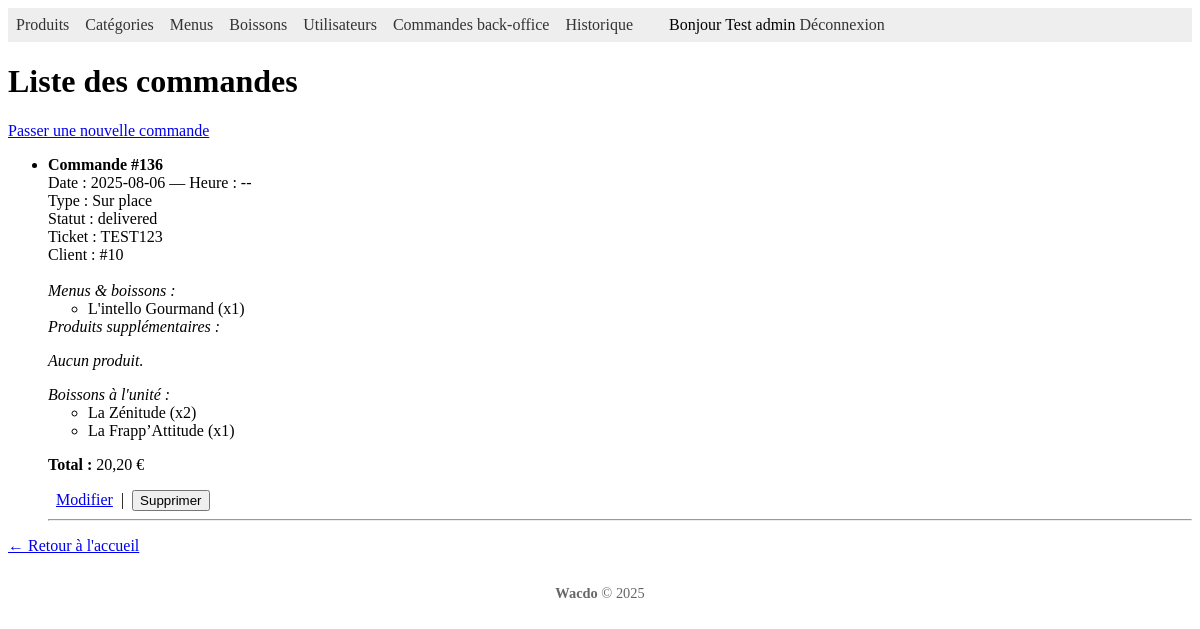
Page /index.php?section=commande (signed in) on the earlier database version.
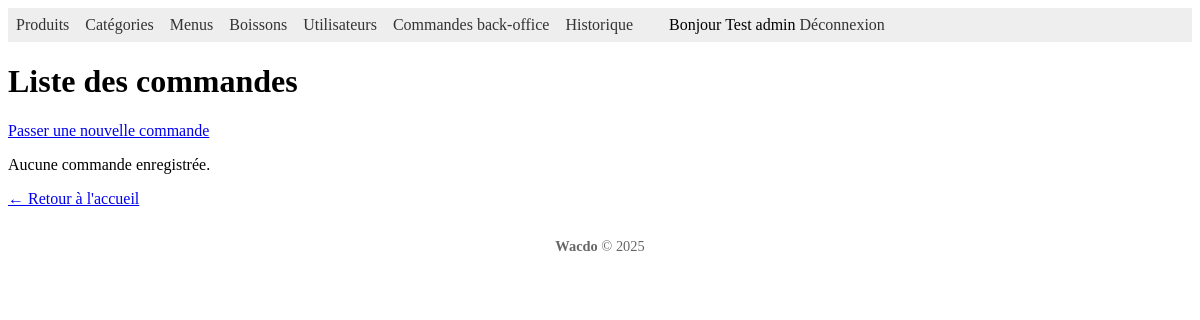
Same page on the later database version.
### tables this page shows
CREATE TABLE IF NOT EXISTS `commande` (
  `order_id` int NOT NULL AUTO_INCREMENT,
  `order_date_commande` date NOT NULL,
  `order_created_at` datetime NOT NULL DEFAULT CURRENT_TIMESTAMP,
  `order_heure_livraison` time DEFAULT NULL,
  `order_statut_commande` varchar(32) NOT NULL DEFAULT 'en_preparation',
  `order_numero_ticket` varchar(20) NOT NULL,
  `order_type` enum('sur_place','a_emporter','livraison') NOT NULL DEFAULT 'sur_place',
  `user_id` int DEFAULT NULL,
  `livreur_id` int DEFAULT NULL,
  PRIMARY KEY (`order_id`),
  UNIQUE KEY `uq_commande_ticket_par_jour` (`order_date_commande`,`order_numero_ticket`),
  KEY `ix_commande_statut` (`order_statut_commande`),
  KEY `ix_commande_livreur_stat` (`livreur_id`,`order_statut_commande`),
  KEY `ix_commande_user_stat` (`user_id`,`order_statut_commande`)
);

CREATE TABLE IF NOT EXISTS `commande_boisson` (
  `commande_boisson_id` int NOT NULL AUTO_INCREMENT,
  `order_id` int NOT NULL,
  `boisson_id` int NOT NULL,
  `order_boisson_quantite` int NOT NULL DEFAULT '1',
  PRIMARY KEY (`commande_boisson_id`),
  KEY `fk_commande_boisson__order_id_cascade_20250815` (`order_id`),
  KEY `fk_commande_boisson__boisson_id_restrict_20250815` (`boisson_id`)
);

CREATE TABLE IF NOT EXISTS `boisson` (
  `boisson_id` int NOT NULL AUTO_INCREMENT,
  `boisson_nom` varchar(100) NOT NULL,
  `boisson_description` varchar(255) DEFAULT NULL,
  `boisson_prix` decimal(8,2) NOT NULL DEFAULT '0.00',
  `boisson_image_url` varchar(255) DEFAULT NULL,
  `boisson_disponibilite` tinyint(1) NOT NULL DEFAULT '1',
  PRIMARY KEY (`boisson_id`)
);

### controller/CommandeController.php (called while the page is built, shortened)
<?php
require_once __DIR__ . '/../model/Commande.php';
require_once __DIR__ . '/../model/CommandeMenu.php';
require_once __DIR__ . '/../model/CommandeProduit.php';
require_once __DIR__ . '/../model/CommandeBoisson.php';
require_once __DIR__ . '/../model/Menu.php';
require_once __DIR__ . '/../model/Boisson.php';
$cmdM = new Commande();
$bM   = new Boisson();
$cmM  = new CommandeMenu();
$cpM  = new CommandeProduit();
$cbM  = new CommandeBoisson();
$role   = $_SESSION['user']['role_id'] ?? null;
$all = $cmdM->getAll();
if ($role === 2)      $commandes = array_filter($all, fn($c) => $c['order_statut_commande'] === 'en_preparation');
elseif ($role === 4) {
    $uid = $_SESSION['user']['user_id'];
    $commandes = array_filter($all, function ($c) use ($uid) {
        return $c['order_statut_commande'] === 'en_livraison'
            && $c['livreur_id'] === $uid;
    });
} else $commandes = array_filter($all, fn($c) => !in_array($c['order_statut_commande'], ['servie', 'livree'], true));
$menusParCommande = [];
$produitsParCommande = [];
$boissonsUniteParCommande = [];
$boissonMap = [];
$boissonsParCommande = [];
foreach ($bM->getAll() as $b) $boissonMap[$b['boisson_id']] = $b;
foreach ($commandes as $c) {
    $oid = $c['order_id'];
    $mrows = $cmM->getMenusByCommande($oid);
    $menusParCommande[$oid] = $mrows;
    $prows = $cpM->getProduitsByCommande($oid);
    $produitsParCommande[$oid] = $prows;
    $boissonsUniteParCommande[$oid] = $cbM->getBoissonsByCommande($oid);
    $boissonsParCommande[$oid] = $c['boisson_id'] ? $bM->get($c['boisson_id']) : null;
}
require __DIR__ . '/../view/commande_list.php';

### lib/Database.php (called while the page is built)
<?php
class Database
{
    public static function connect()
    {
        $cfg = require __DIR__ . '/../config/db.php';
        $dsn = sprintf(
            'mysql:host=%s;port=%d;dbname=%s;charset=utf8',
            $cfg['host'],
            $cfg['port'],
            $cfg['database']
        );
        $db = new PDO(
            $dsn,
            $cfg['username'],
            $cfg['password']
        );
        $db->setAttribute(PDO::ATTR_ERRMODE, PDO::ERRMODE_EXCEPTION);
        return $db;
    }
}

### model/Model.php (called while the page is built, shortened)
<?php
require_once __DIR__ . '/../lib/Database.php';
class Model
{
    public function __construct(?\PDO $pdo = null)
    {
        $this->db = $pdo ?? Database::connect();
    }
}

### model/Commande.php (called while the page is built, shortened)
<?php
require_once 'Model.php';
require_once __DIR__ . '/CommandeMenu.php';
require_once __DIR__ . '/CommandeProduit.php';
require_once __DIR__ . '/CommandeBoisson.php';
require_once __DIR__ . '/Menu.php';
require_once __DIR__ . '/Boisson.php';
class Commande extends Model
{
    public function getAll(): array
    {
        return $this->db
            ->query("SELECT * FROM commande ORDER BY order_date_commande DESC, order_heure_livraison ASC")
            ->fetchAll(PDO::FETCH_ASSOC);
    }
    public function getTotal(int $orderId): float
    {
        $total = 0.0;
        $cm = new CommandeMenu();
        $m  = new Menu();
        foreach ($cm->getMenusByCommande($orderId) as $row) {
            $menu = $m->get((int)$row['menu_id']);
            $total += ($menu['menu_prix'] ?? 0) * (int)$row['order_menu_quantite'];
        }
        $cp = new CommandeProduit();
        $p  = new Produit();
        foreach ($cp->getProduitsByCommande($orderId) as $row) {
            $prod = $p->get((int)$row['product_id']);
            $total += ($prod['product_prix'] ?? 0) * (int)$row['order_product_quantite'];
        }
        $cb = new CommandeBoisson();
        $bM = new Boisson();
        foreach ($cb->getBoissonsByCommande($orderId) as $row) {
            $bo = $bM->get((int)$row['boisson_id']);
            $q  = (int)$row['order_boisson_quantite'];
            $total += ($bo['boisson_prix'] ?? 0) * $q;
        }
        return $total;
    }
}

### config/statuses.php (called while the page is built)
<?php
return [
'en_preparation' => 'En cours de préparation',
'pret' => 'Prête',
'servie' => 'Servie',
'en_livraison' => 'En livraison',
'livree' => 'Livrée',
];
?>

### model/CommandeMenu.php (called while the page is built, shortened)
<?php
require_once 'Model.php';
class CommandeMenu extends Model
{
    public function getMenusByCommande(int $order_id): array
    {
        $sql = "SELECT * FROM commande_menu WHERE order_id = ?";
        $stmt = $this->db->prepare($sql);
        $stmt->execute([$order_id]);
        return $stmt->fetchAll(PDO::FETCH_ASSOC);
    }
}

### model/CommandeBoisson.php (called while the page is built, shortened)
<?php
require_once 'Model.php';
class CommandeBoisson extends Model
{
    public function getBoissonsByCommande(int $orderId): array
    {
        $sql = "
            SELECT
            commande_boisson_id,
            order_id,
            boisson_id,
            quantity       AS order_boisson_quantite
            FROM commande_boisson
            WHERE order_id = ?
        ";
        $stmt = $this->db->prepare($sql);
        $stmt->execute([$orderId]);
        return $stmt->fetchAll(PDO::FETCH_ASSOC);
    }
}

### model/Boisson.php (called while the page is built, shortened)
<?php
require_once 'Model.php';
class Boisson extends Model
{
    public function getAll()
    {
        $stmt = $this->db->query("SELECT * FROM boisson");
        return $stmt->fetchAll(PDO::FETCH_ASSOC);
    }
    public function get($id)
    {
        $sql = "SELECT * FROM boisson WHERE boisson_id = ?";
        $stmt = $this->db->prepare($sql);
        $stmt->execute([$id]);
        return $stmt->fetch(PDO::FETCH_ASSOC);
    }
}

### model/Menu.php (called while the page is built, shortened)
<?php
require_once 'Model.php';
class Menu extends Model
{
    public function get($id)
    {
        $sql = "SELECT * FROM menu WHERE menu_id = ?";
        $stmt = $this->db->prepare($sql);
        $stmt->execute([$id]);
        return $stmt->fetch(PDO::FETCH_ASSOC);
    }
}

### model/CommandeProduit.php (called while the page is built, shortened)
<?php
require_once 'Model.php';
class CommandeProduit extends Model
{
    public function getProduitsByCommande($order_id)
    {
        $sql = "SELECT * FROM commande_produit WHERE order_id = ?";
        $stmt = $this->db->prepare($sql);
        $stmt->execute([$order_id]);
        return $stmt->fetchAll(PDO::FETCH_ASSOC);
    }
}
?>

### view/commande_list.php (the view, shortened to what this page needs)
<?php include __DIR__ . '/header.php'; ?>
<h1>Liste des commandes</h1>
<p>
    <?php if (in_array($_SESSION['user']['role_id'], [1, 3], true)): ?>
        <a href="index.php?section=commande&action=add">Passer une nouvelle commande</a>
    <?php endif; ?>
</p>
<?php if (empty($commandes)): ?>
    <p>Aucune commande enregistrée.</p>
<?php else: ?>
    <ul>
        <?php foreach ($commandes as $cmd):
            $oid    = (int) $cmd['order_id'];
            $type   = $cmd['order_type'];
            $role   = $_SESSION['user']['role_id'];
        ?>
            <li>
                <strong>Commande #<?= $oid ?></strong><br>
                Date : <?= htmlspecialchars($cmd['order_date_commande'], ENT_QUOTES) ?> —
                Heure : <?= htmlspecialchars($cmd['order_heure_livraison'] ?: '--', ENT_QUOTES) ?><br>
                Type : <?php
                        switch ($type) {
                            default:
                                echo 'Sur place';
                                break;
                        }
                        ?><br>
                Statut : <?= htmlspecialchars($STATUT_LABELS[$cmd['order_statut_commande']] ?? $cmd['order_statut_commande'], ENT_QUOTES) ?><br>
                Ticket : <?= htmlspecialchars($cmd['order_numero_ticket'], ENT_QUOTES) ?><br>
                Client : #<?= (int) $cmd['user_id'] ?><br><br>
                <em>Menus & boissons :</em>
                <?php if (!empty($menusParCommande[$oid])): ?>
                    <ul>
                        <?php foreach ($menusParCommande[$oid] as $m): ?>
                            <li>
                                <?= htmlspecialchars($m['menu_nom'], ENT_QUOTES) ?> (x<?= (int) $m['order_menu_quantite'] ?>)
                            </li>
                        <?php endforeach; ?>
                    </ul>
                <?php else: ?>
                    <p><em>Aucun menu.</em></p>
                <?php endif; ?>
                <em>Produits supplémentaires :</em>
                <?php if (!empty($produitsParCommande[$oid])): ?>
                    <ul>
                        <?php foreach ($produitsParCommande[$oid] as $p): ?>
                            <li>
                                <?= htmlspecialchars($p['product_nom'], ENT_QUOTES) ?> (x<?= (int) $p['order_product_quantite'] ?>)
                            </li>
                        <?php endforeach; ?>
                    </ul>
                <?php else: ?>
                    <p><em>Aucun produit.</em></p>
                <?php endif; ?>
                <em>Boissons à l'unité :</em>
                <?php if (!empty($boissonsUniteParCommande[$oid])): ?>
                    <ul>
                        <?php foreach ($boissonsUniteParCommande[$oid] as $brow):
                            $bo = $boissonMap[$brow['boisson_id']] ?? null;
                        ?>
                            <li>
                                <?= htmlspecialchars($bo['boisson_nom'] ?? '—', ENT_QUOTES) ?> (x<?= (int) $brow['order_boisson_quantite'] ?>)
                            </li>
                        <?php endforeach; ?>
                    </ul>
                <?php else: ?>
                    <p><em>Aucune boisson.</em></p>
                <?php endif; ?>
                <?php $total = (new Commande())->getTotal($oid); ?>
                <p><strong>Total :</strong> <?= number_format($total, 2, ',', ' ') ?> €</p>
                <div style="margin-top:1em;">
                    <?php if (in_array($role, [1, 3], true)): ?>
                        <a href="index.php?section=commande&action=edit&id=<?= $oid ?>">Modifier</a>
                        &nbsp;|&nbsp;
                        <form method="post" action="index.php?section=commande&action=delete" style="display:inline"
                            onsubmit="return confirm('Supprimer la commande #<?= $oid ?> ?')">
                            <button type="submit">Supprimer</button>
                        </form>
                    <?php endif; ?>
                </div>
                <hr>
            </li>
        <?php endforeach; ?>
    </ul>
<?php endif; ?>
<p><a href="index.php?section=commande">← Retour à l'accueil</a></p>
<?php include __DIR__ . '/footer.php'; ?>

### public/index.php (shortened to what this page needs)
<?php
require_once __DIR__ . '/../lib/Database.php';
$section = $_GET['section'] ?? null;
switch ($section) {
    case 'commande':
        require __DIR__ . '/../controller/CommandeController.php';
        break;
}

### view/header.php (shortened to what this page needs)
<?php
$STATUT_LABELS = require __DIR__ . '/../config/statuses.php';
$role    = $_SESSION['user']['role_id'] ?? null;
?>
<!DOCTYPE html>
<html>
<head>
</head>
<body>
    <nav>
        <?php if ($role === 1):
        ?>
            <a href="index.php?section=produit">Produits</a>
            <a href="index.php?section=categorie">Catégories</a>
            <a href="index.php?section=menu">Menus</a>
            <a href="index.php?section=boisson">Boissons</a>
            <a href="index.php?section=utilisateur">Utilisateurs</a>
        <?php endif; ?>
        <?php if (in_array($role, [1, 2, 3], true)):
        ?>
            <a href="index.php?section=commande">Commandes back-office</a>
        <?php endif; ?>
        <?php
        $role = $_SESSION['user']['role_id'] ?? null;
        if (in_array($role, [1, 2, 3], true)): ?>
            <a href="index.php?section=commande&action=history">Historique</a>
        <?php elseif ($role === 4): ?>
            <a href="index.php?section=commande&action=history">Mes livraisons</a>
        <?php endif; ?>
        <?php if ($role !== null):
        ?>
            <span>
                Bonjour <?= htmlspecialchars($_SESSION['user']['name'], ENT_QUOTES) ?>
                <a href="index.php?section=auth&action=logout">Déconnexion</a>
            </span>
        <?php endif; ?>
    </nav>

### view/footer.php (shortened to what this page needs)
<footer style="text-align:center; padding:1em 0; font-size:0.9em; color:#666;">
    <strong>Wacdo</strong> &copy; <?= date('Y') ?>
</footer>
</body>
</html>

### view/header.php (style rules this page uses)
nav { background: #eee; padding: 8px; margin-bottom: 16px; }
nav a { margin-right: 12px; text-decoration: none; color: #333; }
nav span { margin-left: 20px; }

Differences in the rows shown:
removed commande: order_id "136", order_date_commande "2025-08-06", order_heure_livraison "--", order_type "Sur place", order_statut_commande "delivered", order_numero_ticket "TEST123", user "10", menu_nom "L'intello Gourmand", order_menu_quantite "1", shows "Aucun produit.", total "20,20"
removed commande_boisson: boisson.boisson_nom "La Zénitude", quantity "2"
removed commande_boisson: boisson.boisson_nom "La Frapp’Attitude", quantity "1"
Other differences:
text now shown: "Aucune commande enregistrée."
